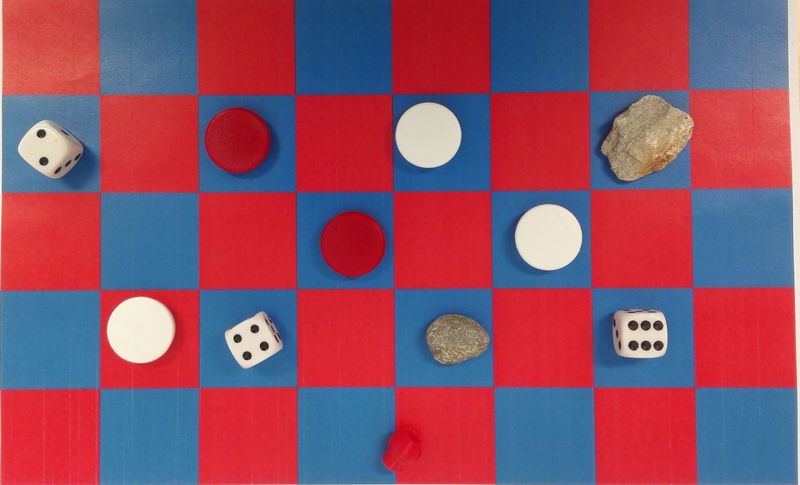
%> input picture image3.png, 800 x 485 px
$ octave --eval "result = task1;"   (GNU Octave 9; MATLAB toolbox functions it lacks are replaced by stand-ins)
%> lines starting %> are read from the running program, lines starting %| are printed output that depends on the picture; in (x1, y1, x2, y2) boxes, pixels count from 0 and x2, y2 are one past the last pixel; in counts of white or black regions, pixels touching at a corner belong together; the program's own positions count from 1

function [outputPieces, outputBoard] = task1()

    % Define the output data
    outputPieces = {};
    outputBoard = {};


    % Read inn the image, and spereta the channels to be able to catch all
    % the game pices
    I = imread('image3.png');
%> I is the input picture: size 485x800x3 uint8; mean R, G, B 143.5, 78.3, 101
    I_red = I(:,:,1);
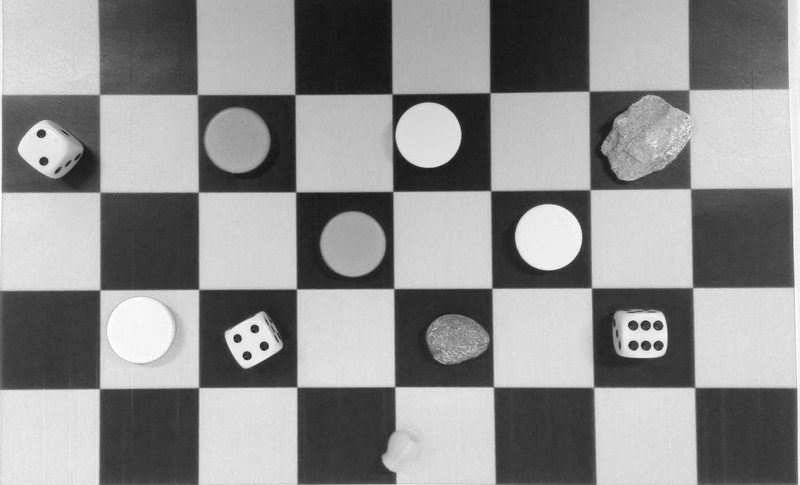
%> I_red: size 485x800 uint8; min 19, max 255, mean 143.5
    I_green = I(:,:,2);
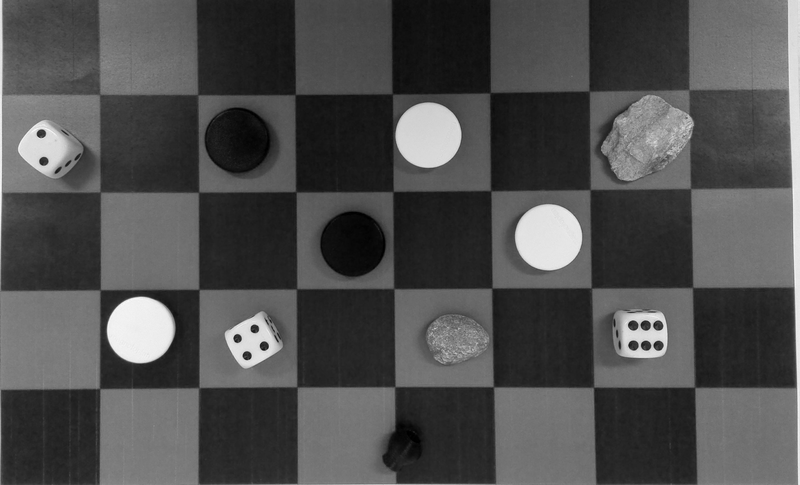
%> I_green: size 485x800 uint8; min 0, max 249, mean 78.3
    I_blue = I(:,:,3);
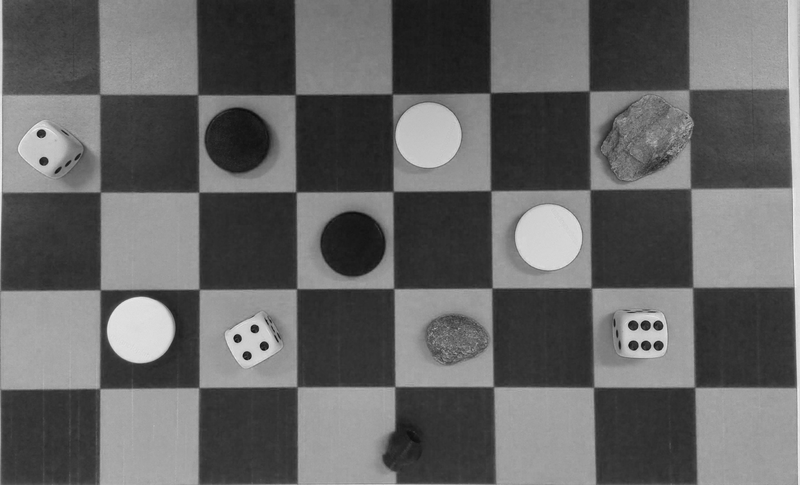
%> I_blue: size 485x800 uint8; min 11, max 242, mean 101

    % Find the color values for the first and second tile so that the 3d
    % model represents the procsessed board.
    outputBoard = [impixel(I,50,50) , impixel(I,150,50)];
%> outputBoard = [210 79 66 74 110 145]

    % Red channel only
    % First to grayscale and then find the edges on the image.
    BW_red = im2bw(I_red,0.3);
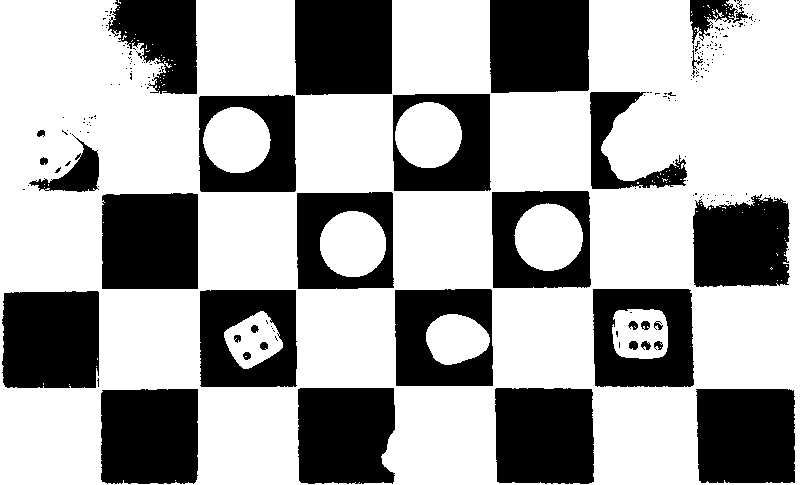
%> BW_red: size 485x800 logical; 64.7% white; 204 black regions (170 under 20 px), largest, box (x1, y1, x2, y2) and area: (495, 388, 594, 484) 9206, (2, 291, 99, 388) 9118, (295, 0, 392, 95) 9115
    SOBEL_red = edge(BW_red,'Sobel');
%> SOBEL_red: size 485x800 logical; 4.3% white in thin lines or dots

    % Green channel only
    % First to grayscale and then find the edges on the image.
    BW_green = im2bw(I_green,0.3);
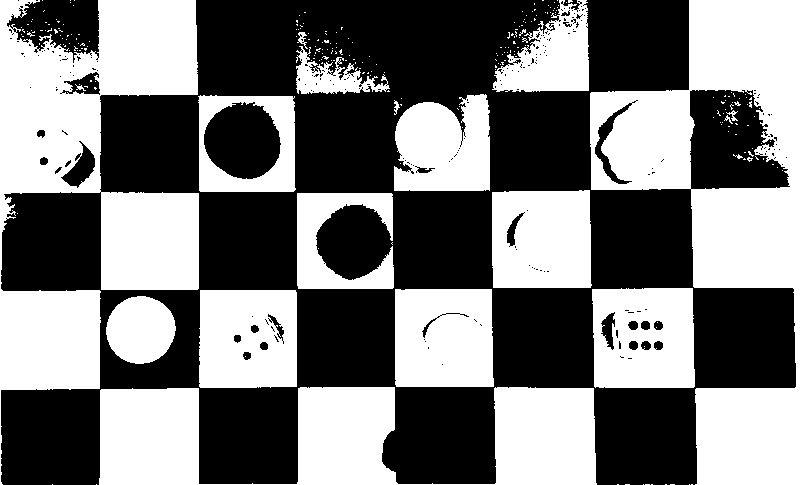
%> BW_green: size 485x800 logical; 47% white; 262 white regions (242 under 20 px), largest, box (x1, y1, x2, y2) and area: (590, 0, 800, 485) 43752, (0, 0, 199, 485) 43368, (99, 387, 597, 485) 28578
    SOBEL_green = edge(BW_green,'Sobel');
%> SOBEL_green: size 485x800 logical; 4.9% white in thin lines or dots

    % Green channel only
    % First to grayscale and then find the edges on the image.
    BW_blue = im2bw(I_green,0.015);
%> BW_blue: size 485x800 logical; 99.9% white; black in thin lines or dots, all inside (x1, y1, x2, y2) = (239, 109, 420, 443)
    SOBEL_blue = edge(BW_blue,'Sobel');
%> SOBEL_blue: size 485x800 logical; 0.09% white in thin lines or dots, all inside (x1, y1, x2, y2) = (238, 108, 420, 444)


    %Combine the channels into one image
    RB = imfuse(SOBEL_blue, SOBEL_red);
    RGB = imfuse(RB, SOBEL_green);

    %Turn the combined processed image into one BW image.
    BW = im2bw(RGB,.2);
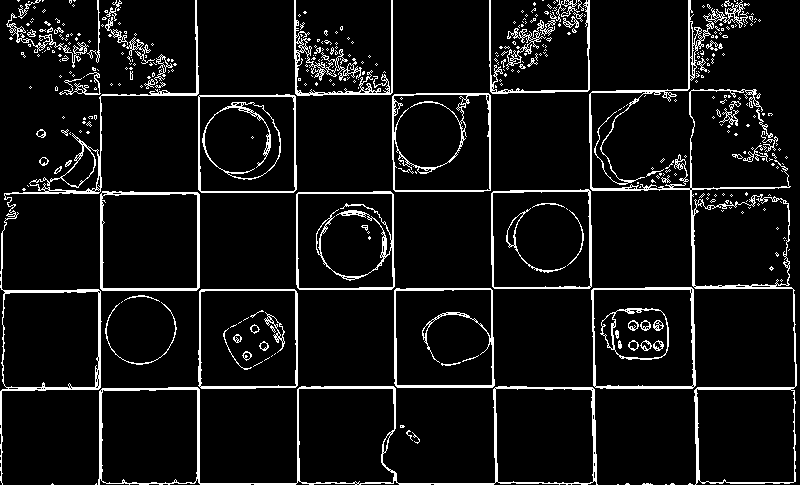
%> BW: size 485x800 logical; 7.6% white in thin lines or dots

    % Find all the images in the range given.
    [centers, radii, metric] = imfindcircles(BW,[30 45],'Sensitivity',0.90,'EdgeThreshold',0.15);
%> centers = [549.1 238.1; 141 330.7; 352.4 243.6; 429 135.4; 239.6 140.9; 454.5 347.5]; radii = [36.15; 36.36; 36.13; 36.23; 35.43; 36.61]; metric = [0.269; 0.245; 0.198; 0.198; 0.188; 0.175]

    % Itereate trough the found centers and find the color of the pices.
    % Also use this time to select the data needed for output.
    for idx = 1:numel(radii)
         line = [ centers(idx),centers(idx+numel(radii)),radii(idx),impixel(I,centers(idx),centers(idx+numel(radii)))];
         outputPieces(end+1) = {line}
    end
%> this loop made 6 passes
%> line on passes 1 to 6: [549.1 238.1 36.15 238 229 212], [141 330.7 36.36 246 239 220], [352.4 243.6 36.13 164 7 26], [429 135.4 36.23 217 212 193], [239.6 140.9 35.43 157 11 24], [454.5 347.5 36.61 141 124 105]
%> after the loop, outputPieces = {[549.1 238.1 36.15 238 229 212], [141 330.7 36.36 246 239 220], [352.4 243.6 36.13 164 7 26], [429 135.4 36.23 217 212 193], [239.6 140.9 35.43 157 11 24], [454.5 347.5 36.61 141 124 105]}
%> `result = task1;`:
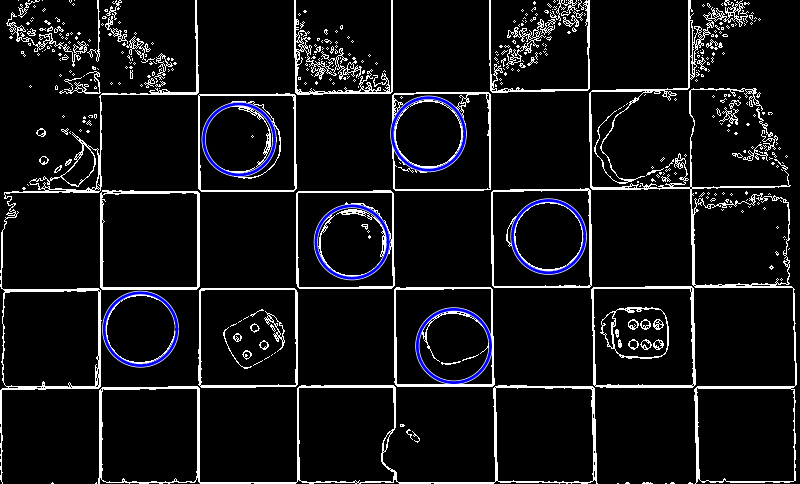
%> figure redrawn from the program's plot data
%> `result = task1;`: result has the same summary as outputPieces in task1

    % Show the image and the selected circles.
    imshow(BW);
    hBright = viscircles(centers, radii,'EdgeColor','b');

end

$ run again, with image1.png copied over image3.png
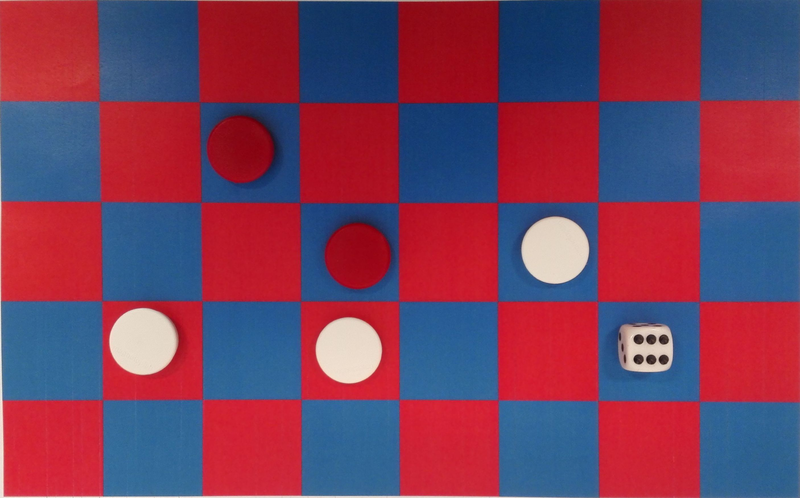
%> input picture image1.png, 800 x 498 px
%> in task1, I is the input picture: size 498x800x3 uint8; mean R, G, B 122.5, 61.7, 91.6
%> outputBoard = [192 45 53 45 78 123]
%> in task1, `BW_red = im2bw(I_red,0.3);`:
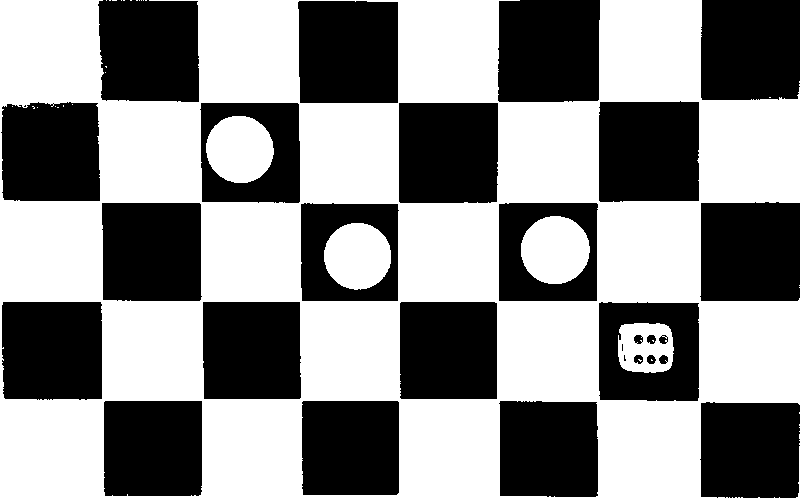
%> BW_red: size 498x800 logical; 55% white; 29 black regions (3 under 20 px), largest, box (x1, y1, x2, y2) and area: (498, 0, 600, 102) 10200, (298, 1, 398, 103) 10047, (599, 101, 699, 202) 9900
%> SOBEL_red: size 498x800 logical; 3.8% white in thin lines or dots
%> BW_green: size 498x800 logical; 36.9% white; 167 white regions (148 under 20 px), largest, box (x1, y1, x2, y2) and area: (0, 51, 628, 498) 50196, (700, 201, 800, 302) 9872, (700, 402, 800, 498) 9578
%> SOBEL_green: size 498x800 logical; 3.9% white in thin lines or dots
%> BW_blue: size 498x800 logical; 99.9% white; black in thin lines or dots, all inside (x1, y1, x2, y2) = (211, 116, 502, 288)
%> SOBEL_blue: size 498x800 logical; 0.17% white in thin lines or dots, all inside (x1, y1, x2, y2) = (210, 115, 503, 289)
%> BW: size 498x800 logical; 6.2% white in thin lines or dots
%> centers = [240.4 149.6; 349.1 350.8; 143.9 341.9; 358.1 257.5; 555.9 250.8; 651.2 369.5]; radii = [35.95; 35.8; 36.19; 36.37; 36.72; 34.46]; metric = [0.427; 0.349; 0.335; 0.324; 0.239; 0.0341]
%> the loop in task1, `for idx = 1:numel(radii)` made 6 passes
%> line on passes 1 to 6: [240.4 149.6 35.95 137 5 19], [349.1 350.8 35.8 233 217 202], [143.9 341.9 36.19 228 216 200], [358.1 257.5 36.37 153 6 24], [555.9 250.8 36.72 227 213 197], [651.2 369.5 34.46 229 210 197]
%> after the loop in task1, `for idx = 1:numel(radii)`: outputPieces = {[240.4 149.6 35.95 137 5 19], [349.1 350.8 35.8 233 217 202], [143.9 341.9 36.19 228 216 200], [358.1 257.5 36.37 153 6 24], [555.9 250.8 36.72 227 213 197], [651.2 369.5 34.46 229 210 197]}
%> `result = task1;`:
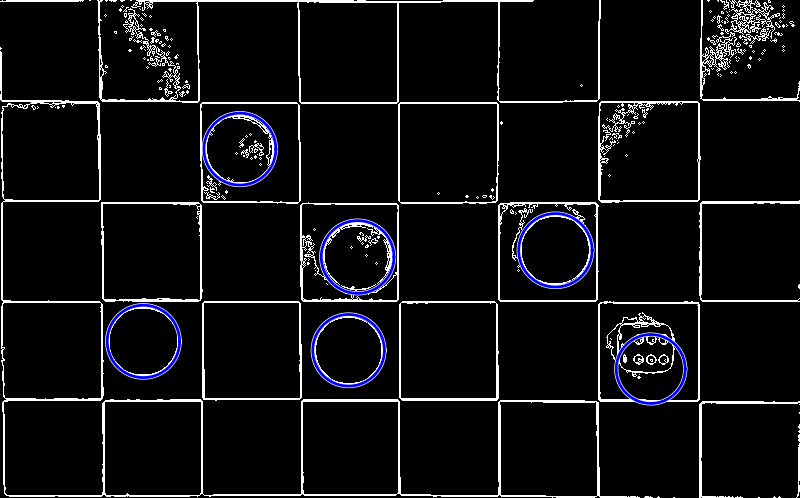
%> figure redrawn from the program's plot data
%> result has the same summary as outputPieces in task1

$ run again, with image2.png copied over image3.png
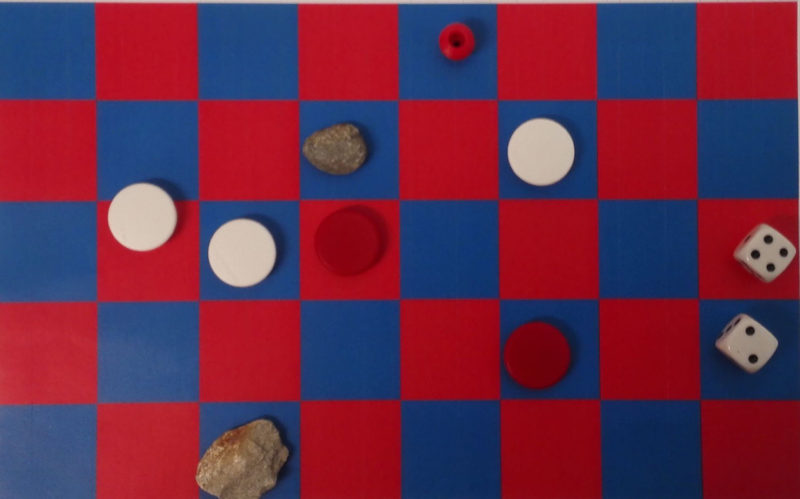
%> input picture image2.png, 800 x 499 px
%> in task1, I is the input picture: size 499x800x3 uint8; mean R, G, B 106.1, 43.7, 73.1
%> outputBoard = [31 73 131 185 18 35]
%> in task1, `BW_red = im2bw(I_red,0.3);`:
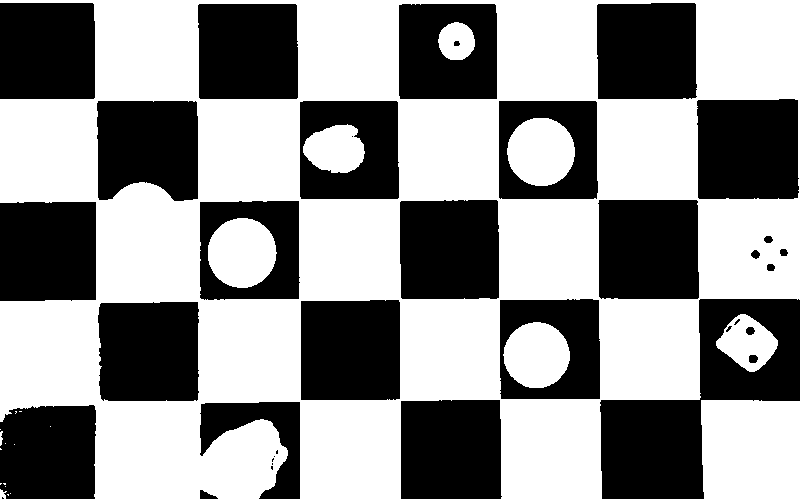
%> BW_red: size 499x800 logical; 57.3% white; 36 black regions (9 under 20 px), largest, box (x1, y1, x2, y2) and area: (600, 299, 800, 499) 17917, (697, 99, 799, 199) 9926, (401, 400, 502, 499) 9842
%> SOBEL_red: size 499x800 logical; 3.8% white in thin lines or dots
%> BW_green: size 499x800 logical; 12.3% white; 139 white regions (121 under 20 px), largest, box (x1, y1, x2, y2) and area: (0, 404, 96, 499) 8974, (98, 305, 198, 403) 7598, (0, 203, 96, 302) 6085
%> SOBEL_green: size 499x800 logical; 2.2% white in thin lines or dots
%> BW_blue: size 499x800 logical; 96.2% white; 233 black regions (198 under 20 px), largest, box (x1, y1, x2, y2) and area: (602, 301, 667, 398) 3658, (505, 324, 569, 388) 3140, (314, 207, 386, 277) 2295
%> SOBEL_blue: size 499x800 logical; 2% white in thin lines or dots, all inside (x1, y1, x2, y2) = (313, 30, 782, 498)
%> BW: size 499x800 logical; 7.5% white in thin lines or dots
%> centers = [242.8 253; 537.2 356.2; 142.6 217.2; 541.7 152.4; 348.4 243.5]; radii = [37; 34.76; 36.65; 36.47; 34.78]; metric = [0.41; 0.394; 0.384; 0.358; 0.174]
%> the loop in task1, `for idx = 1:numel(radii)` made 5 passes
%> line on passes 1 to 5: [242.8 253 37 211 193 179], [537.2 356.2 34.76 111 1 10], [142.6 217.2 36.65 214 198 183], [541.7 152.4 36.47 201 185 170], [348.4 243.5 34.78 138 1 17]
%> after the loop in task1, `for idx = 1:numel(radii)`: outputPieces = {[242.8 253 37 211 193 179], [537.2 356.2 34.76 111 1 10], [142.6 217.2 36.65 214 198 183], [541.7 152.4 36.47 201 185 170], [348.4 243.5 34.78 138 1 17]}
%> `result = task1;`:
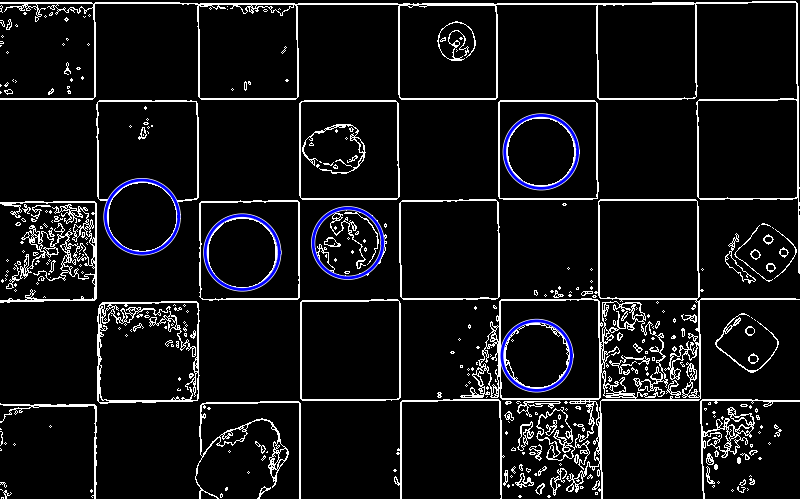
%> figure redrawn from the program's plot data
%> result has the same summary as outputPieces in task1
